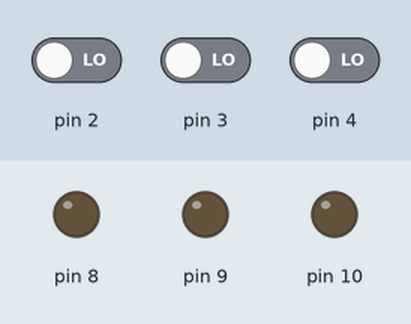
The sketch below on a simulated Arduino Uno, built with avr-gcc and run on an emulated ATmega328P. On the bench: output pins drawn as LEDs (lit = HIGH). Inputs (shaded band) come from the test bench; at power-on: pin 2 LOW, pin 3 LOW, pin 4 LOW.

Above: at 1.2 s.
1.3 s: pin 2 driven HIGH
At 2.4 s:
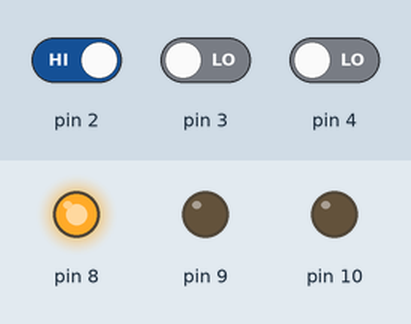
2.8 s: pin 2 driven LOW and pin 3 driven HIGH
5.8 s: pin 3 driven LOW
At 7.4 s:
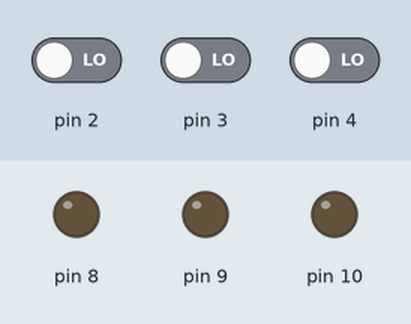
7.8 s: pin 4 driven HIGH
At 8.6 s:
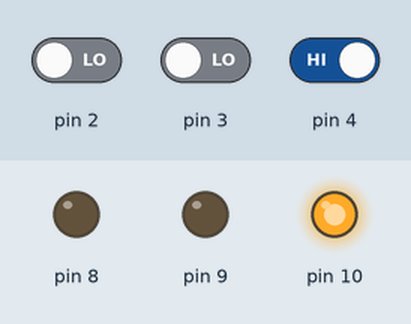
9.3 s: pin 3 driven HIGH and pin 4 driven LOW
At 13.6 s:
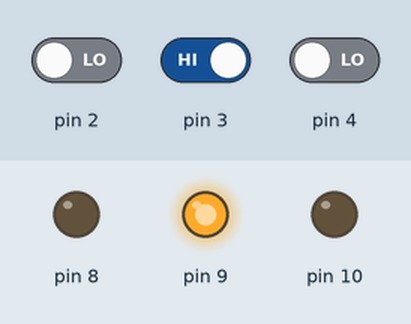
Timing chart, 0 to 15.1 s (numbered marks = the images above; inputs shaded):
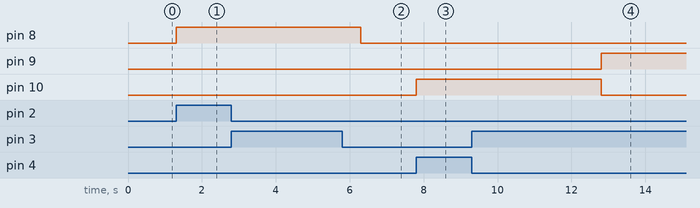

The sketch:

Code_light_control.ino
```cpp
void setup() {
  pinMode(8, OUTPUT);
  pinMode(9, OUTPUT);
  pinMode(10, OUTPUT);

  pinMode(2, INPUT);
  pinMode(3, INPUT);
  pinMode(4, INPUT);
}

void loop() {
  if (digitalRead(2) == HIGH) {
    digitalWrite(8, HIGH);
    delay(5000);
    digitalWrite(8, LOW);
  }

  if (digitalRead(3) == HIGH) {
    digitalWrite(9, HIGH);
    delay(5000);
    digitalWrite(9, LOW);
  }

  if (digitalRead(4) == HIGH) {
    digitalWrite(10, HIGH);
    delay(5000);
    digitalWrite(10, LOW);
  }
}
```

Measured:
- after the input at 1.3 s, pin 8: LOW → HIGH at once
- after the input at 2.8 s, every drawn part: stays the same
- after the input at 5.8 s, pin 9: stays LOW (without the input it goes to HIGH after 0.50 s)
- after the input at 7.8 s, pin 10: LOW → HIGH at once
- after the input at 9.3 s, pin 9: LOW → HIGH after 3.5 s; pin 10: HIGH → LOW after 3.5 s
